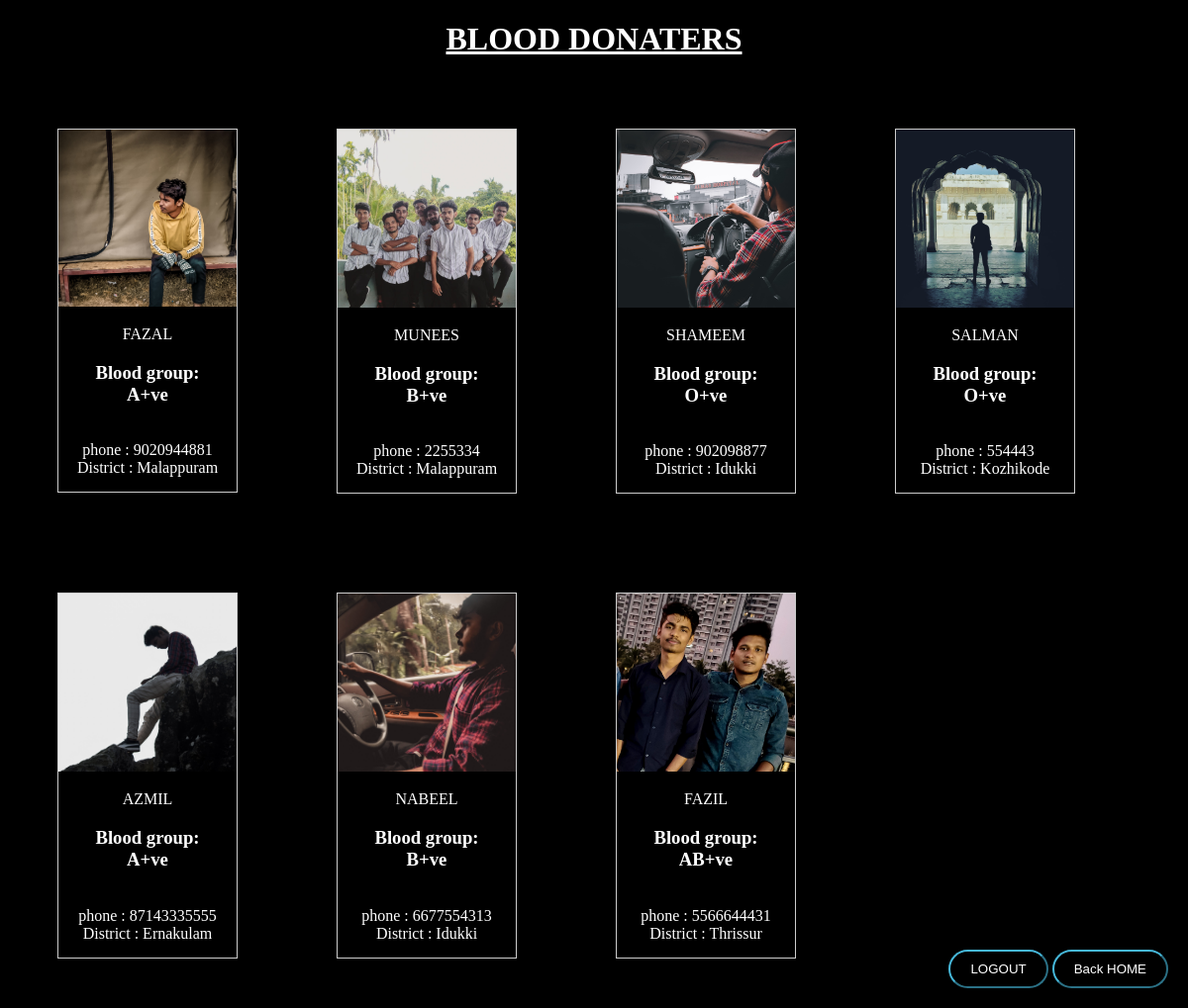
The page /show on the database its author committed.
### demoapp/models.py (models this page shows)
class Done(models.Model):
    name = models.CharField(max_length=30)
    address = models.CharField(max_length=50)
    group = models.CharField(max_length=10)
    contact = models.IntegerField()
    district = models.CharField(max_length=30)
    age = models.IntegerField()
    height = models.IntegerField()
    weight = models.IntegerField()
    photo = models.FileField()

### demoapp/views.py (the view)
# urls.py: path('show', views.show, name="show"),
def show(request):
    data = Done.objects.all()
    return render(request, 'show.html', {'data': data})

### template/show.html (shortened to what this page needs)
<!DOCTYPE html>
<html lang="en" xmlns="http://www.w3.org/1999/html">
<head>
</head>
<body bgcolor="black" text="white">
<h1 align="center"><b><u>BLOOD   DONATERS</u></b></h1>
<center>
<form action="#" method="post" enctype="multipart/form-data">
{% for i in data %}
<div class="gallery">
    <img src="{{i.photo.url}}">
  <div class="desc">{{i.name}} <br>
      <h3>Blood group: {{i.group}}</h3><br>
      phone : {{i.contact}}<br>
      District : {{i.district}} <br>
  </div>
</div>
{% endfor %}
</form>
    <div id="mybutton">
    <button class="feedback"><a href="logout" style="text-decoration:none; color:white">LOGOUT </a> </button>
        <button class="feedback"><a href="home" style="text-decoration:none; color:white">Back HOME </a> </button>
    </div>
</center>
</body>
</html>

### template/show.html (style rules this page uses)
.feedback { background-color: #000; color: white; padding:10px 20px; border-radius: 24px; border-color:#46b8da; }
#mybutton { position: fixed; bottom:20px; right: 20px; }
div.gallery { margin: 50px; border: 1px solid #ccc; float: left; width: 180px; }
div.gallery img { width: 100%; height: auto; }
div.desc { padding: 15px; text-align: center; }

### rows shown on the page
Done: photo (picture), name "FAZAL", group "A+ve", contact "9020944881", district "Malappuram"
Done: photo (picture), name "MUNEES", group "B+ve", contact "2255334", district "Malappuram"
Done: photo (picture), name "SHAMEEM", group "O+ve", contact "902098877", district "Idukki"
Done: photo (picture), name "SALMAN", group "O+ve", contact "554443", district "Kozhikode"
Done: photo (picture), name "AZMIL", group "A+ve", contact "87143335555", district "Ernakulam"
Done: photo (picture), name "NABEEL", group "B+ve", contact "6677554313", district "Idukki"
Done: photo (picture), name "FAZIL", group "AB+ve", contact "5566644431", district "Thrissur"
